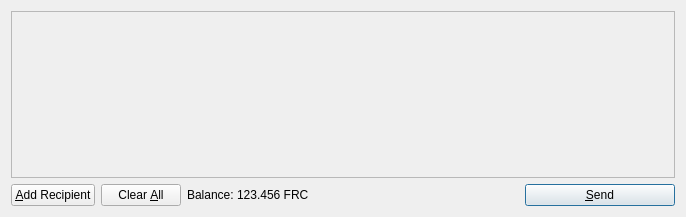
<?xml version="1.0" encoding="UTF-8"?>
<ui version="4.0">
 <class>SendCoinsDialog</class>
 <widget class="QDialog" name="SendCoinsDialog">
  <property name="geometry">
   <rect>
    <x>0</x>
    <y>0</y>
    <width>686</width>
    <height>217</height>
   </rect>
  </property>
  <property name="windowTitle">
   <string>Send Coins</string>
  </property>
  <layout class="QVBoxLayout" name="verticalLayout">
   <item>
    <widget class="QScrollArea" name="scrollArea">
     <property name="widgetResizable">
      <bool>true</bool>
     </property>
     <widget class="QWidget" name="scrollAreaWidgetContents">
      <property name="geometry">
       <rect>
        <x>0</x>
        <y>0</y>
        <width>666</width>
        <height>165</height>
       </rect>
      </property>
      <layout class="QVBoxLayout" name="verticalLayout_2">
       <property name="margin">
        <number>0</number>
       </property>
       <item>
        <layout class="QVBoxLayout" name="entries">
         <property name="spacing">
          <number>6</number>
         </property>
        </layout>
       </item>
       <item>
        <spacer name="verticalSpacer">
         <property name="orientation">
          <enum>Qt::Vertical</enum>
         </property>
         <property name="sizeHint" stdset="0">
          <size>
           <width>20</width>
           <height>40</height>
          </size>
         </property>
        </spacer>
       </item>
      </layout>
     </widget>
    </widget>
   </item>
   <item>
    <layout class="QHBoxLayout" name="horizontalLayout">
     <item>
      <widget class="QPushButton" name="addButton">
       <property name="toolTip">
        <string>Send to multiple recipients at once</string>
       </property>
       <property name="text">
        <string>&amp;Add Recipient</string>
       </property>
       <property name="icon">
        <iconset resource="../freicoin.qrc">
         <normaloff>:/icons/add</normaloff>:/icons/add</iconset>
       </property>
       <property name="autoDefault">
        <bool>false</bool>
       </property>
      </widget>
     </item>
     <item>
      <widget class="QPushButton" name="clearButton">
       <property name="sizePolicy">
        <sizepolicy hsizetype="Minimum" vsizetype="Fixed">
         <horstretch>0</horstretch>
         <verstretch>0</verstretch>
        </sizepolicy>
       </property>
       <property name="toolTip">
        <string>Remove all transaction fields</string>
       </property>
       <property name="text">
        <string>Clear &amp;All</string>
       </property>
       <property name="icon">
        <iconset resource="../freicoin.qrc">
         <normaloff>:/icons/remove</normaloff>:/icons/remove</iconset>
       </property>
       <property name="autoRepeatDelay">
        <number>300</number>
       </property>
       <property name="autoDefault">
        <bool>false</bool>
       </property>
      </widget>
     </item>
     <item>
      <layout class="QHBoxLayout" name="horizontalLayout_2">
       <property name="spacing">
        <number>3</number>
       </property>
       <item>
        <widget class="QLabel" name="label">
         <property name="text">
          <string>Balance:</string>
         </property>
        </widget>
       </item>
       <item>
        <widget class="QLabel" name="labelBalance">
         <property name="cursor">
          <cursorShape>IBeamCursor</cursorShape>
         </property>
         <property name="text">
          <string>123.456 FRC</string>
         </property>
         <property name="textInteractionFlags">
          <set>Qt::LinksAccessibleByMouse|Qt::TextSelectableByKeyboard|Qt::TextSelectableByMouse</set>
         </property>
        </widget>
       </item>
      </layout>
     </item>
     <item>
      <spacer name="horizontalSpacer">
       <property name="orientation">
        <enum>Qt::Horizontal</enum>
       </property>
       <property name="sizeHint" stdset="0">
        <size>
         <width>40</width>
         <height>20</height>
        </size>
       </property>
      </spacer>
     </item>
     <item>
      <widget class="QPushButton" name="sendButton">
       <property name="minimumSize">
        <size>
         <width>150</width>
         <height>0</height>
        </size>
       </property>
       <property name="toolTip">
        <string>Confirm the send action</string>
       </property>
       <property name="text">
        <string>&amp;Send</string>
       </property>
       <property name="icon">
        <iconset resource="../freicoin.qrc">
         <normaloff>:/icons/send</normaloff>:/icons/send</iconset>
       </property>
       <property name="default">
        <bool>true</bool>
       </property>
      </widget>
     </item>
    </layout>
   </item>
  </layout>
 </widget>
 <resources>
  <include location="../freicoin.qrc"/>
 </resources>
 <connections/>
</ui>
